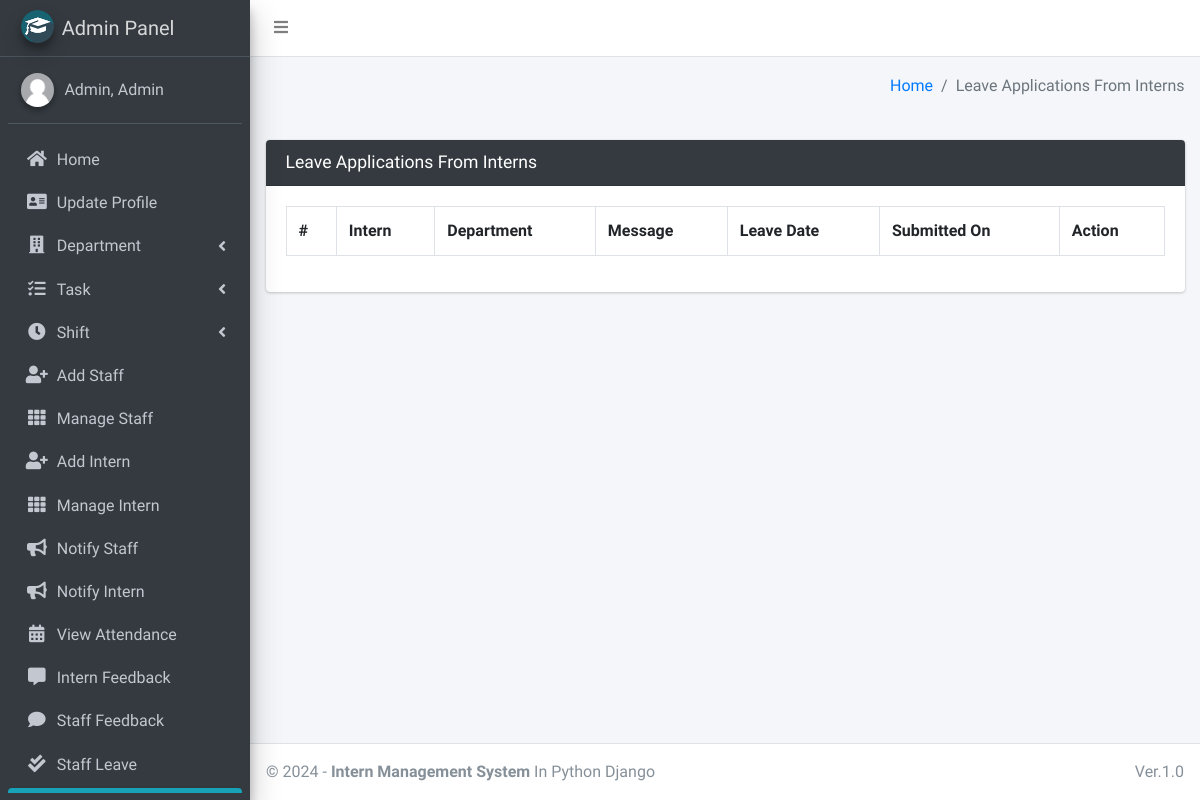
The app's page /intern/view/leave/ (signed in), older data.
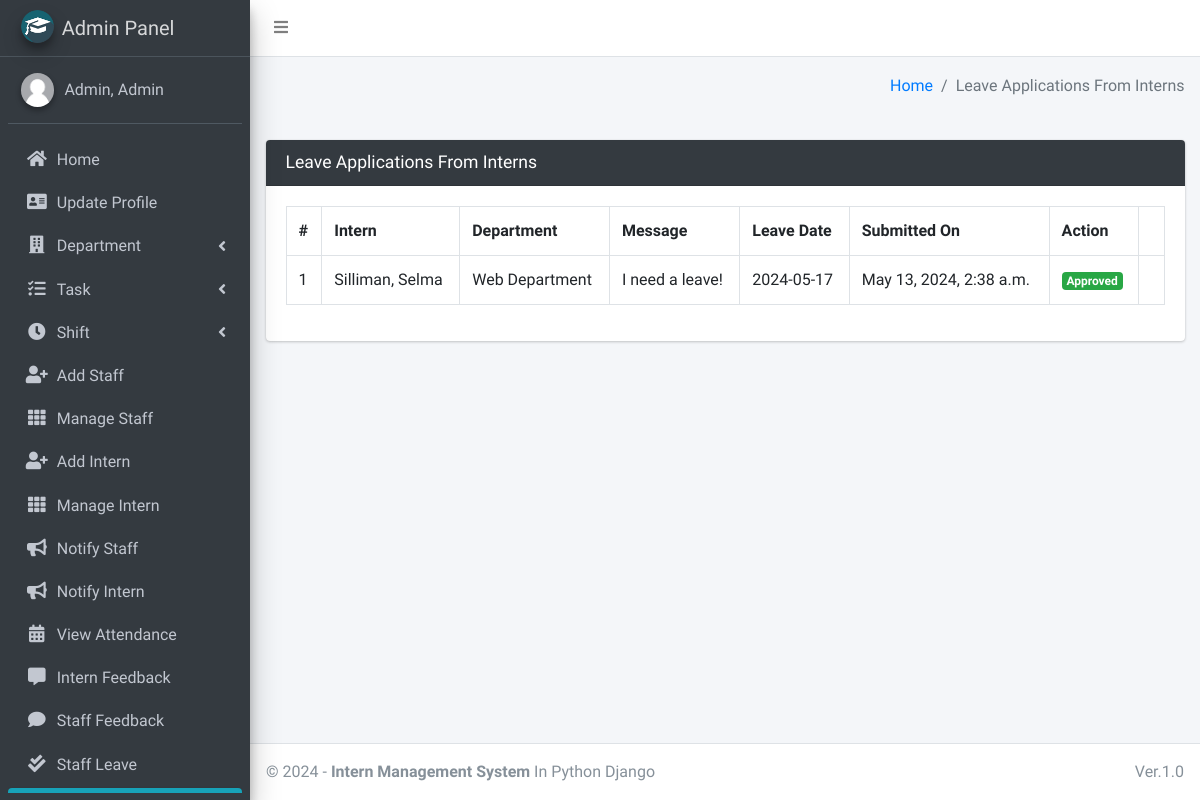
The same page, newer data.
### main_app/models.py (models this page shows, shortened)
class LeaveReportIntern(models.Model):
    intern = models.ForeignKey(Intern, on_delete=models.CASCADE)
    date = models.CharField(max_length=60)
    message = models.TextField()
    status = models.SmallIntegerField(default=0)
    created_at = models.DateTimeField(auto_now_add=True)
    updated_at = models.DateTimeField(auto_now=True)

class Intern(models.Model):
    admin = models.OneToOneField(CustomUser, on_delete=models.CASCADE)
    department = models.ForeignKey(Department, on_delete=models.DO_NOTHING, null=True, blank=False)
    shift = models.ForeignKey(Shift, on_delete=models.DO_NOTHING, null=True)
    staff = models.ForeignKey(Staff, on_delete=models.DO_NOTHING, null=True, blank=False)

class CustomUser(AbstractUser):
    USER_TYPE = ((1, "HOD"), (2, "Staff"), (3, "Intern"))
    GENDER = [("M", "Male"), ("F", "Female")]
    username = None  # Removed username, using email instead
    email = models.EmailField(unique=True)
    user_type = models.CharField(default=1, choices=USER_TYPE, max_length=1)
    gender = models.CharField(max_length=1, choices=GENDER)
    profile_pic = models.ImageField()
    address = models.TextField()
    fcm_token = models.TextField(default="")  # For firebase notifications
    created_at = models.DateTimeField(auto_now_add=True)
    updated_at = models.DateTimeField(auto_now=True)
    USERNAME_FIELD = "email"
    REQUIRED_FIELDS = []
    objects = CustomUserManager()
    def __str__(self):
        return self.last_name + ", " + self.first_name

class Department(models.Model):
    name = models.CharField(max_length=120)
    created_at = models.DateTimeField(auto_now_add=True)
    updated_at = models.DateTimeField(auto_now=True)
    def __str__(self):
        return self.name

### main_app/hod_views.py (the view, shortened to what this page needs)
# urls.py: path("intern/view/leave/", hod_views.view_intern_leave,
@csrf_exempt
def view_intern_leave(request):
    if request.method != 'POST':
        allLeave = LeaveReportIntern.objects.all()
        context = {
            'allLeave': allLeave,
            'page_title': 'Leave Applications From Interns'
        }
        return render(request, "hod_template/intern_leave_view.html", context)

### main_app/templates/hod_template/intern_leave_view.html (shortened to what this page needs)
{% extends 'main_app/base.html' %}
{% load static %}
{% block content %}
<section class="content">
    <div class="container-fluid">
        <div class="row">
            <div class="col-md-12">
                <div class="card card-dark">
                    <div class="card-header">
                        <h3 class="card-title">{{page_title}}</h3>
                    </div>
                    <div class="table card-body">
                        <table class="table table-bordered table-hover">
                            <tr>
                                <th>#</th>
                                <th>Intern</th>
                                <th>Department</th>
                                <th>Message</th>
                                <th>Leave Date</th>
                                <th>Submitted On</th>
                                <th>Action</th>
                            </tr>
                            {% for leave in  allLeave %}
                              <tr>
                                  <td>{{forloop.counter}}</td>
                                  <td>{{leave.intern.admin.last_name}}, {{leave.intern.admin.first_name}}</td>
                                  <td>{{leave.intern.department}}</td>
                                  <td>{{leave.message}}</td>
                                  <td>{{leave.date}}</td>
                                  <td>{{leave.created_at}}</td>
                                      {% if leave.status == 0 %}
                                           <td> <button data-toggle = "modal" data-target = "#reply_modal" value="{{leave.id}}" class="btn btn-success reply_open_modal">Reply</button>
{% elif leave.status == -1 %}
<td><span  class='badge badge-danger'>Rejected</span></td>
{% else %}
<td><span  class='badge badge-success'>Approved</span></td>
                                            <td>{{feedback.updated_at}}</td>
                                      {% endif %}
                              </tr>
                            {% endfor %}
                        </table>
                    </div>
                    </div>
            </div>
        </div>
    </div>
</section>
{% endblock content %}

Row changes from the older to the newer data that the page shows:
added LeaveReportIntern: intern.admin.last_name "Silliman", intern.admin.first_name "Selma", intern.department "Web Department", message "I need a leave!", date "2024-05-17", created_at "May 13, 2024, 2:38 a.m."
